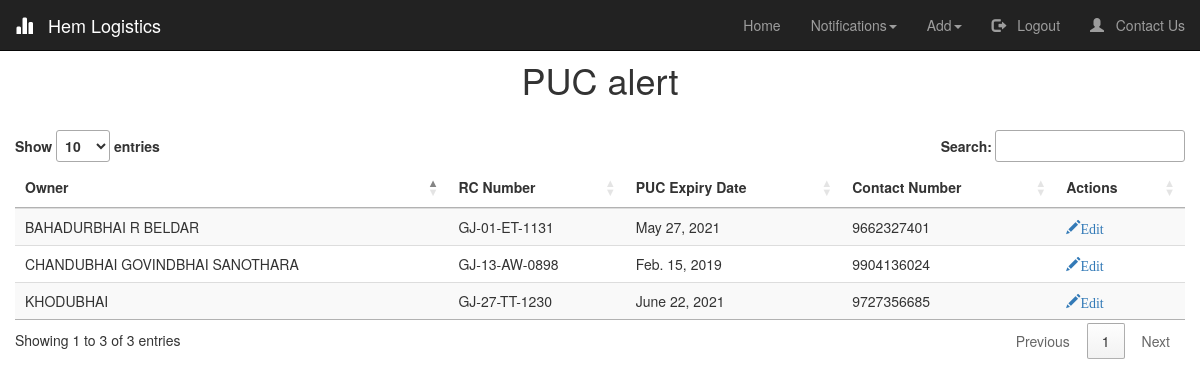
Screenshot of /PUC_Notifications/ (signed in) with the database file from the repository.
### logistics/models.py (models this page shows, shortened)
class Vehicle(models.Model):
    Owner  = models.CharField(max_length=50, verbose_name="Owner's Name")
    RC_number = models.CharField(unique =True, verbose_name="RC Number", max_length=13, validators=[MinLengthValidator(12,message = "Invalid RC Number"), RegexValidator('([A-Z]{2})+-([0-9]{1})+-[A-Z]+-[0-9]{4}',message = "Use proper formatting")])
    PAN_number = models.CharField(verbose_name="PAN Number", max_length=10, validators=[MinLengthValidator(10,message = "Invalid PAN Number")])
    Type = models.CharField(verbose_name="Type of Vehicle", choices=TYPE_CHOICES, max_length=10)
    Other = models.CharField(blank = True,verbose_name='',max_length=10)
    Insurance_policy_number = models.CharField(max_length=25)
    PUC_expiry_date = models.DateField()
    Insurance_expiry_date = models.DateField(validators=[date_validate])#,input_formats = ['%d/%m/%Y'])
    Safety_equipments = models.BooleanField(default=False)
    GPS = models.BooleanField(default=False)
    Contact_number = models.CharField(max_length=10,validators=[MinLengthValidator(10,message = "Invalid Contact Number"),RegexValidator('([0-9]{10})',message="Should be numeric values only")])
    Notifications = models.BooleanField(verbose_name="Notifications Needed", default=True)
    Insurance_expired = models.BooleanField(default=False)
    PUC_expired = models.BooleanField(default=False)
    Available = models.BooleanField(default=True)
    Balance = models.IntegerField(default=0)
    def save(self, *args, **kwargs):
        if(self.Other):
            self.Other = self.Other.upper()
        self.Owner = self.Owner.upper()
        super(Vehicle, self).save(*args, **kwargs)

### logistics/views.py (the view)
# urls.py: path('PUC_Notifications/', logistics_view.PUC_notifications, name ='PUC_Notifications'),
@login_required(login_url='/login')
def PUC_notifications(request):
	check_expiry_PUC()
	PUC = Vehicle.objects.filter(PUC_expired=True)
	return render(request,'PUC_notifications.html',{'title':'PUC', 'PUC':PUC})

### logistics/helper_functions.py (called while the page is built)
def check_expiry_PUC():
    vehicles = Vehicle.objects.all()
    for vehicle in vehicles:
        if(vehicle.Notifications):
            if (vehicle.PUC_expiry_date - now().date())<timedelta(days=15):
                vehicle.PUC_expired=True
        else:
            vehicle.PUC_expired=False
        vehicle.save()

### logistics/templates/PUC_notifications.html (shortened to what this page needs)
{% extends "index.html" %}
{% load crispy_forms_tags %}
{% block start %}
<link rel="stylesheet" type="text/css" href="https://cdn.datatables.net/1.10.24/css/jquery.dataTables.css">
<h1 style="text-align: center; padding-top: 20px;"> PUC alert</h1>
<table id = "puc_table" class="table table-striped">
    <thead class="thead-dark">
    <tr>
        <th >Owner</th>
        <th>RC Number</th>
        <th>PUC Expiry Date</th>
        <th>Contact Number</th>
        {% if user.is_authenticated %}
        <th>Actions</th>
        {% endif %}
    </tr>
    </thead>
    <tbody>
{% for x in PUC %}
    <tr>
        <td>{{ x.Owner }}</td>
        <td id="{{ x.id }}">{{ x.RC_number }}</td>
        <td>{{ x.PUC_expiry_date }}</td>
        <td>{{ x.Contact_number }}</td>
        {% if user.is_authenticated %}
        <td>
            <a href="/edit_vehicle/{{ x.id }}"><span class="glyphicon glyphicon-pencil" >Edit</span></a>
        </td>
        {% endif %}
    </tr>
{% endfor %}
    </tbody>
</table>
{% endblock start %}

### logistics/static/index.css (style rules this page uses)
* { margin: auto; position: relative; box-sizing: border-box; }

### rows the page displays
Vehicle: Owner "KHODUBHAI", RC_number "GJ-27-TT-1230", PUC_expiry_date "June 22, 2021", Contact_number "9727356685"
Vehicle: Owner "BAHADURBHAI R BELDAR", RC_number "GJ-01-ET-1131", PUC_expiry_date "May 27, 2021", Contact_number "9662327401"
Vehicle: Owner "CHANDUBHAI GOVINDBHAI SANOTHARA", RC_number "GJ-13-AW-0898", PUC_expiry_date "Feb. 15, 2019", Contact_number "9904136024"
